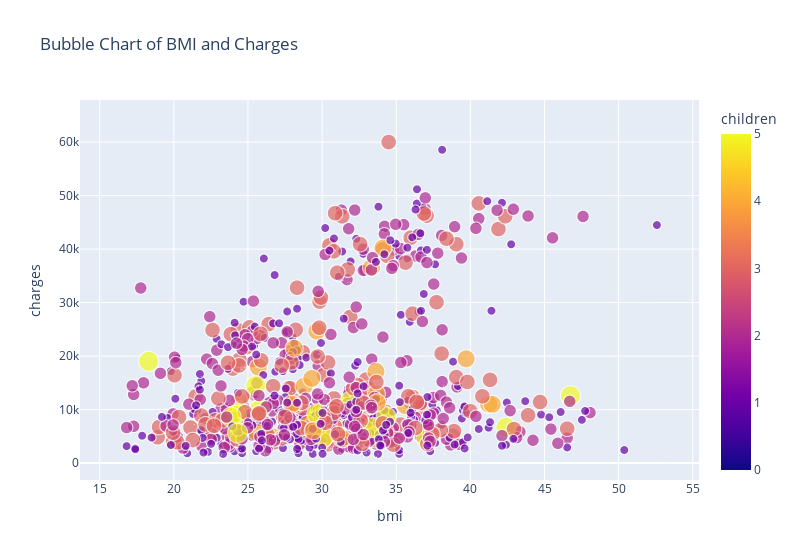

Notebook cell for this chart:
### Code cell
fig = px.scatter(data, x='bmi', y='charges', color='children', size='children', title='Bubble Chart of BMI and Charges')
fig.show()

### Figure 1 — Plotly figure (JSON) as saved in the notebook; plotly's stock layout.template omitted (floating-point values rounded to 4 significant figures; data arrays with more than 128 entries replaced by an {"elided": "..."} marker saying what was removed)
{"data": [{"hovertemplate": "bmi=%{x}<br>charges=%{y}<br>children=%{marker.color}<extra></extra>", "legendgroup": "", "marker": {"color": {"elided": "1338 int values"}, "coloraxis": "coloraxis", "size": {"elided": "1338 int values"}, "sizemode": "area", "sizeref": 0.0125, "symbol": "circle"}, "mode": "markers", "name": "", "showlegend": false, "type": "scattergl", "x": {"elided": "1338 float values"}, "xaxis": "x", "y": {"elided": "1338 float values"}, "yaxis": "y"}], "layout": {"coloraxis": {"colorbar": {"title": {"text": "children"}}, "colorscale": [[0, "#0d0887"], [0.1111, "#46039f"], [0.2222, "#7201a8"], [0.3333, "#9c179e"], [0.4444, "#bd3786"], [0.5556, "#d8576b"], [0.6667, "#ed7953"], [0.7778, "#fb9f3a"], [0.8889, "#fdca26"], [1, "#f0f921"]]}, "legend": {"itemsizing": "constant", "tracegroupgap": 0}, "title": {"text": "Bubble Chart of BMI and Charges"}, "width": 800, "xaxis": {"anchor": "y", "domain": [0, 1], "title": {"text": "bmi"}}, "yaxis": {"anchor": "x", "domain": [0, 1], "title": {"text": "charges"}}}}
